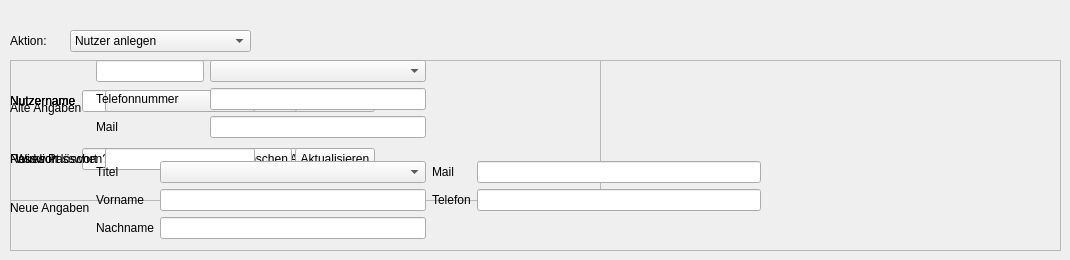
           <widget class="QWidget" name="tab_5">
            <attribute name="title">
             <string>Admin</string>
            </attribute>
            <widget class="QLabel" name="label_21">
             <property name="geometry">
              <rect>
               <x>10</x>
               <y>30</y>
               <width>47</width>
               <height>22</height>
              </rect>
             </property>
             <property name="text">
              <string>Aktion:</string>
             </property>
            </widget>
            <widget class="QComboBox" name="select_action_box">
             <property name="geometry">
              <rect>
               <x>70</x>
               <y>30</y>
               <width>181</width>
               <height>22</height>
              </rect>
             </property>
             <item>
              <property name="text">
               <string>Nutzer anlegen</string>
              </property>
             </item>
             <item>
              <property name="text">
               <string>Nutzer löschen</string>
              </property>
             </item>
             <item>
              <property name="text">
               <string>Nutzer aktualisieren</string>
              </property>
             </item>
             <item>
              <property name="text">
               <string>Lehrperson bearbeiten</string>
              </property>
             </item>
            </widget>
            <widget class="QFrame" name="user_create_frame">
             <property name="geometry">
              <rect>
               <x>10</x>
               <y>60</y>
               <width>591</width>
               <height>141</height>
              </rect>
             </property>
             <property name="frameShape">
              <enum>QFrame::StyledPanel</enum>
             </property>
             <property name="frameShadow">
              <enum>QFrame::Raised</enum>
             </property>
             <widget class="QWidget" name="gridLayoutWidget_4">
              <property name="geometry">
               <rect>
                <x>0</x>
                <y>0</y>
                <width>581</width>
                <height>141</height>
               </rect>
              </property>
              <layout class="QGridLayout" name="gridLayout_5">
               <item row="0" column="0">
                <widget class="QLabel" name="label_22">
                 <property name="text">
                  <string>Nutzername</string>
                 </property>
                </widget>
               </item>
               <item row="0" column="1">
                <widget class="QLineEdit" name="user_create_frame_username">
                 <property name="maximumSize">
                  <size>
                   <width>150</width>
                   <height>16777215</height>
                  </size>
                 </property>
                </widget>
               </item>
               <item row="0" column="2">
                <widget class="QLabel" name="label_24">
                 <property name="text">
                  <string>Rolle</string>
                 </property>
                </widget>
               </item>
               <item row="1" column="0">
                <widget class="QLabel" name="label_23">
                 <property name="text">
                  <string>Passwort</string>
                 </property>
                </widget>
               </item>
               <item row="0" column="4">
                <spacer name="horizontalSpacer_6">
                 <property name="orientation">
                  <enum>Qt::Horizontal</enum>
                 </property>
                 <property name="sizeHint" stdset="0">
                  <size>
                   <width>40</width>
                   <height>20</height>
                  </size>
                 </property>
                </spacer>
               </item>
               <item row="0" column="3">
                <widget class="QComboBox" name="user_frame_userrole"/>
               </item>
               <item row="1" column="1">
                <widget class="QLineEdit" name="user_create_frame_password">
                 <property name="maximumSize">
                  <size>
                   <width>150</width>
                   <height>16777215</height>
                  </size>
                 </property>
                </widget>
               </item>
               <item row="1" column="3">
                <widget class="QPushButton" name="user_frame_addUser">
                 <property name="text">
                  <string>Anlegen</string>
                 </property>
                </widget>
               </item>
               <item row="1" column="4">
                <widget class="QLabel" name="user_frame_err_message">
                 <property name="text">
                  <string/>
                 </property>
                </widget>
               </item>
              </layout>
             </widget>
            </widget>
            <widget class="QFrame" name="user_delete_frame">
             <property name="geometry">
              <rect>
               <x>10</x>
               <y>60</y>
               <width>591</width>
               <height>141</height>
              </rect>
             </property>
             <property name="frameShape">
              <enum>QFrame::StyledPanel</enum>
             </property>
             <property name="frameShadow">
              <enum>QFrame::Raised</enum>
             </property>
             <widget class="QWidget" name="gridLayoutWidget_7">
              <property name="geometry">
               <rect>
                <x>0</x>
                <y>0</y>
                <width>581</width>
                <height>141</height>
               </rect>
              </property>
              <layout class="QGridLayout" name="gridLayout_8">
               <item row="1" column="1">
                <layout class="QHBoxLayout" name="horizontalLayout_8">
                 <item>
                  <spacer name="horizontalSpacer_10">
                   <property name="orientation">
                    <enum>Qt::Horizontal</enum>
                   </property>
                   <property name="sizeHint" stdset="0">
                    <size>
                     <width>40</width>
                     <height>20</height>
                    </size>
                   </property>
                  </spacer>
                 </item>
                 <item>
                  <widget class="QPushButton" name="pushButton">
                   <property name="text">
                    <string>Nutzer löschen</string>
                   </property>
                  </widget>
                 </item>
                 <item>
                  <spacer name="horizontalSpacer_11">
                   <property name="orientation">
                    <enum>Qt::Horizontal</enum>
                   </property>
                   <property name="sizeHint" stdset="0">
                    <size>
                     <width>40</width>
                     <height>20</height>
                    </size>
                   </property>
                  </spacer>
                 </item>
                </layout>
               </item>
               <item row="0" column="0">
                <widget class="QLabel" name="label_34">
                 <property name="text">
                  <string>Nutzername</string>
                 </property>
                </widget>
               </item>
               <item row="0" column="1">
                <widget class="QComboBox" name="user_delete_frame_user_select"/>
               </item>
               <item row="1" column="0">
                <widget class="QRadioButton" name="user_delete_confirm">
                 <property name="layoutDirection">
                  <enum>Qt::RightToLeft</enum>
                 </property>
                 <property name="text">
                  <string>Wirklich löschen?</string>
                 </property>
                </widget>
               </item>
               <item row="0" column="2">
                <spacer name="horizontalSpacer_12">
                 <property name="orientation">
                  <enum>Qt::Horizontal</enum>
                 </property>
                 <property name="sizeHint" stdset="0">
                  <size>
                   <width>40</width>
                   <height>20</height>
                  </size>
                 </property>
                </spacer>
               </item>
               <item row="1" column="2">
                <widget class="QLabel" name="user_delete_err_message">
                 <property name="text">
                  <string/>
                 </property>
                </widget>
               </item>
              </layout>
             </widget>
            </widget>
            <widget class="QFrame" name="user_edit_frame">
             <property name="geometry">
              <rect>
               <x>10</x>
               <y>60</y>
               <width>591</width>
               <height>141</height>
              </rect>
             </property>
             <property name="frameShape">
              <enum>QFrame::StyledPanel</enum>
             </property>
             <property name="frameShadow">
              <enum>QFrame::Raised</enum>
             </property>
             <widget class="QWidget" name="gridLayoutWidget_10">
              <property name="geometry">
               <rect>
                <x>0</x>
                <y>0</y>
                <width>581</width>
                <height>141</height>
               </rect>
              </property>
              <layout class="QGridLayout" name="gridLayout_11">
               <item row="0" column="3">
                <widget class="QComboBox" name="user_edit_frame_role_select"/>
               </item>
               <item row="0" column="0">
                <widget class="QLabel" name="label_38">
                 <property name="text">
                  <string>Nutzername</string>
                 </property>
                </widget>
               </item>
               <item row="0" column="1">
                <widget class="QComboBox" name="user_edit_frame_user_select">
                 <property name="maximumSize">
                  <size>
                   <width>150</width>
                   <height>16777215</height>
                  </size>
                 </property>
                </widget>
               </item>
               <item row="1" column="3">
                <widget class="QPushButton" name="update_user">
                 <property name="text">
                  <string>Aktualisieren</string>
                 </property>
                </widget>
               </item>
               <item row="0" column="2">
                <widget class="QLabel" name="label_40">
                 <property name="text">
                  <string>Rolle</string>
                 </property>
                </widget>
               </item>
               <item row="1" column="0">
                <widget class="QLabel" name="label_39">
                 <property name="text">
                  <string>Neues Passwort</string>
                 </property>
                </widget>
               </item>
               <item row="1" column="1">
                <widget class="QLineEdit" name="user_edit_frame_new_password">
                 <property name="maximumSize">
                  <size>
                   <width>150</width>
                   <height>16777215</height>
                  </size>
                 </property>
                </widget>
               </item>
               <item row="0" column="4">
                <spacer name="horizontalSpacer_14">
                 <property name="orientation">
                  <enum>Qt::Horizontal</enum>
                 </property>
                 <property name="sizeHint" stdset="0">
                  <size>
                   <width>40</width>
                   <height>20</height>
                  </size>
                 </property>
                </spacer>
               </item>
              </layout>
             </widget>
            </widget>
            <widget class="QFrame" name="edit_faculty_member">
             <property name="geometry">
              <rect>
               <x>10</x>
               <y>60</y>
               <width>1051</width>
               <height>191</height>
              </rect>
             </property>
             <property name="frameShape">
              <enum>QFrame::StyledPanel</enum>
             </property>
             <property name="frameShadow">
              <enum>QFrame::Raised</enum>
             </property>
             <widget class="QWidget" name="gridLayoutWidget_11">
              <property name="geometry">
               <rect>
                <x>0</x>
                <y>0</y>
                <width>751</width>
                <height>223</height>
               </rect>
              </property>
              <layout class="QGridLayout" name="gridLayout_12">
               <item row="2" column="2">
                <layout class="QFormLayout" name="formLayout_2">
                 <item row="0" column="0">
                  <widget class="QLabel" name="label_43">
                   <property name="text">
                    <string>Titel</string>
                   </property>
                  </widget>
                 </item>
                 <item row="0" column="1">
                  <widget class="QComboBox" name="edit_faculty_member_new_title"/>
                 </item>
                 <item row="1" column="0">
                  <widget class="QLabel" name="label_44">
                   <property name="text">
                    <string>Vorname</string>
                   </property>
                  </widget>
                 </item>
                 <item row="1" column="1">
                  <widget class="QLineEdit" name="edit_faculty_member_new_surname"/>
                 </item>
                 <item row="2" column="0">
                  <widget class="QLabel" name="label_45">
                   <property name="text">
                    <string>Nachname</string>
                   </property>
                  </widget>
                 </item>
                 <item row="2" column="1">
                  <widget class="QLineEdit" name="user_faculty_member_new_name"/>
                 </item>
                </layout>
               </item>
               <item row="0" column="2">
                <layout class="QFormLayout" name="formLayout_4">
                 <item row="0" column="0">
                  <widget class="QLineEdit" name="edit_faculty_member_title">
                   <property name="focusPolicy">
                    <enum>Qt::TabFocus</enum>
                   </property>
                   <property name="readOnly">
                    <bool>true</bool>
                   </property>
                  </widget>
                 </item>
                 <item row="0" column="1">
                  <widget class="QComboBox" name="edit_faculty_member_select_member"/>
                 </item>
                 <item row="1" column="0">
                  <widget class="QLabel" name="label_46">
                   <property name="text">
                    <string>Telefonnummer</string>
                   </property>
                  </widget>
                 </item>
                 <item row="1" column="1">
                  <widget class="QLineEdit" name="faculty_member_old_telnr">
                   <property name="focusPolicy">
                    <enum>Qt::ClickFocus</enum>
                   </property>
                   <property name="readOnly">
                    <bool>true</bool>
                   </property>
                  </widget>
                 </item>
                 <item row="2" column="0">
                  <widget class="QLabel" name="label_49">
                   <property name="text">
                    <string>Mail</string>
                   </property>
                  </widget>
                 </item>
                 <item row="2" column="1">
                  <widget class="QLineEdit" name="faculty_member_oldmail">
                   <property name="focusPolicy">
                    <enum>Qt::NoFocus</enum>
                   </property>
                   <property name="inputMethodHints">
                    <set>Qt::ImhNone</set>
                   </property>
                   <property name="readOnly">
                    <bool>true</bool>
                   </property>
                  </widget>
                 </item>
                </layout>
               </item>
               <item row="2" column="4">
                <layout class="QFormLayout" name="formLayout_5">
                 <item row="0" column="0">
                  <widget class="QLabel" name="label_47">
                   <property name="text">
                    <string>Mail</string>
                   </property>
                  </widget>
                 </item>
                 <item row="1" column="0">
                  <widget class="QLabel" name="label_48">
                   <property name="text">
                    <string>Telefon</string>
                   </property>
                  </widget>
                 </item>
                 <item row="0" column="1">
                  <widget class="QLineEdit" name="lineEdit"/>
                 </item>
                 <item row="1" column="1">
                  <widget class="QLineEdit" name="lineEdit_5"/>
                 </item>
                </layout>
               </item>
               <item row="0" column="0">
                <widget class="QLabel" name="label_41">
                 <property name="text">
                  <string>Alte Angaben</string>
                 </property>
                </widget>
               </item>
               <item row="3" column="4">
                <widget class="QPushButton" name="update_faculty_member">
                 <property name="text">
                  <string>Aktualisieren</string>
                 </property>
                </widget>
               </item>
               <item row="2" column="0">
                <widget class="QLabel" name="label_42">
                 <property name="text">
                  <string>Neue Angaben</string>
                 </property>
                </widget>
               </item>
              </layout>
             </widget>
            </widget>
           </widget>
